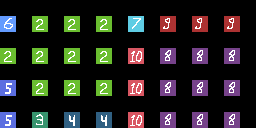

A 2D game scene composited from a Tiled map and its tileset images. What follows is a short description and the map's XML, with every tile layer's data as written:
An orthogonal 8x4 tile map with 32x32 px tiles, 1 tile layer (in).

<map version="1.8" tiledversion="1.8.4" orientation="orthogonal" renderorder="right-down" width="8" height="4" tilewidth="32" tileheight="32" infinite="0" nextlayerid="45" nextobjectid="1">
 <tileset firstgid="1" source="../spr_test_tileset.tsx" />
 <layer id="1" name="in" width="8" height="4">
  <data encoding="csv">
7,3,3,3,8,10,10,10,
3,3,3,3,11,9,9,9,
6,3,3,3,11,9,9,9,
6,4,5,5,11,9,9,9
</data>
 </layer>
</map>
